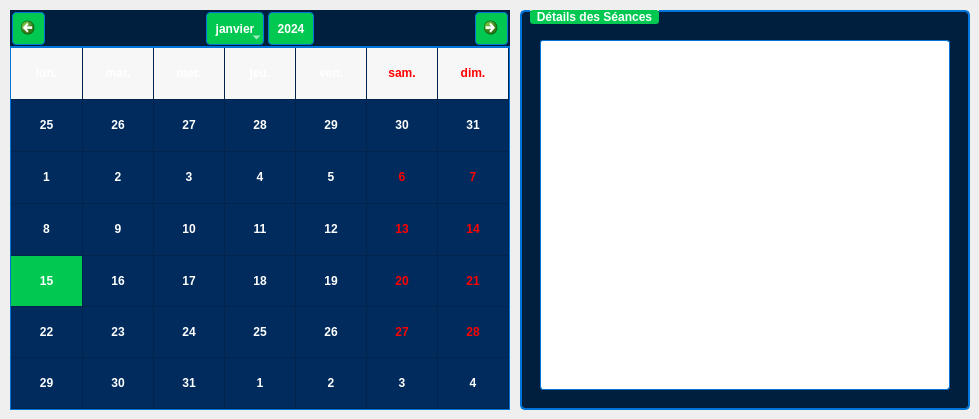
       <widget class="QWidget" name="tab_11">
        <attribute name="title">
         <string>Calendrier</string>
        </attribute>
        <widget class="QCalendarWidget" name="calendar_s">
         <property name="geometry">
          <rect>
           <x>10</x>
           <y>10</y>
           <width>500</width>
           <height>400</height>
          </rect>
         </property>
         <property name="styleSheet">
          <string notr="true">/* Main Calendar Widget */
QCalendarWidget {
    background-color: #001F3F;
    color: #FFFFFF;
    border: 2px solid #0074D9;
    border-radius: 8px;
    font-family: Arial, sans-serif;
    font-size: 12px;
}

/* Calendar Grid (Days) */
QCalendarWidget QAbstractItemView {
    background-color: #002B5C;
    color: #FFFFFF;
    selection-background-color: #00C851;
    selection-color: #FFFFFF;
    border: none;
    outline: none;
    font-weight: bold;
}

QCalendarWidget QAbstractItemView:enabled {
    color: #FFFFFF;
    background-color: #002B5C;
}

/* Navigation Bar (Month/Year) */
QCalendarWidget QWidget#qt_calendar_navigationbar {
    background-color: #001F3F;
    color: #FFFFFF;
    border-bottom: 1px solid #0074D9;
}

/* Navigation Buttons (Previous/Next Month) */
QCalendarWidget QToolButton {
    background-color: #00C851;
    color: #FFFFFF;
    border: 1px solid #0074D9;
    border-radius: 4px;
    margin: 2px;
    padding: 4px;
    font-weight: bold;
    min-width: 20px;
    min-height: 20px;
}

QCalendarWidget QToolButton:hover {
    background-color: #00E676;
    color: #000000;
    transform: scale(1.05);
}

QCalendarWidget QToolButton:pressed {
    background-color: #00B140;
    color: #FFFFFF;
}

/* Month/Year Labels */
QCalendarWidget QLabel {
    color: #FFFFFF;
    font-weight: bold;
    font-size: 14px;
}

/* Spinbox for year */
QCalendarWidget QSpinBox {
    background-color: #002B5C;
    color: #FFFFFF;
    border: 1px solid #0074D9;
    border-radius: 3px;
    padding: 2px;
    font-weight: bold;
}

QCalendarWidget QSpinBox:focus {
    border: 2px solid #00C851;
}

/* Day names header */
QCalendarWidget QWidget#qt_calendar_calendarview {
    background-color: #002B5C;
    border: 1px solid #0074D9;
}

/* Weekend days styling */
QCalendarWidget QAbstractItemView:item {
    padding: 4px;
    border: none;
}

/* Today's date highlighting */
QCalendarWidget QAbstractItemView:item:selected {
    background-color: #00C851;
    color: #FFFFFF;
    font-weight: bold;
    border: 2px solid #FFFFFF;
    border-radius: 4px;
}</string>
         </property>
         <property name="locale">
          <locale language="French" country="France"/>
         </property>
         <property name="firstDayOfWeek">
          <enum>Qt::DayOfWeek::Monday</enum>
         </property>
         <property name="gridVisible">
          <bool>true</bool>
         </property>
         <property name="selectionMode">
          <enum>QCalendarWidget::SelectionMode::SingleSelection</enum>
         </property>
         <property name="horizontalHeaderFormat">
          <enum>QCalendarWidget::HorizontalHeaderFormat::ShortDayNames</enum>
         </property>
         <property name="verticalHeaderFormat">
          <enum>QCalendarWidget::VerticalHeaderFormat::NoVerticalHeader</enum>
         </property>
         <property name="navigationBarVisible">
          <bool>true</bool>
         </property>
         <property name="dateEditEnabled">
          <bool>true</bool>
         </property>
        </widget>
        <widget class="QGroupBox" name="Details_s">
         <property name="geometry">
          <rect>
           <x>520</x>
           <y>10</y>
           <width>450</width>
           <height>400</height>
          </rect>
         </property>
         <property name="styleSheet">
          <string notr="true">QGroupBox {
    font-weight: bold;
    border: 2px solid #0074D9;
    border-radius: 5px;
    margin-top: 1ex;
    background-color: #001F3F;
    color: #FFFFFF;
}
QGroupBox::title {
    subcontrol-origin: margin;
    left: 10px;
    padding: 0 5px 0 5px;
    color: #FFFFFF;
    background-color: #00C851;
    border-radius: 3px;
}</string>
         </property>
         <property name="title">
          <string>Détails des Séances</string>
         </property>
         <widget class="QListWidget" name="listWidget_sessions">
          <property name="geometry">
           <rect>
            <x>20</x>
            <y>30</y>
            <width>410</width>
            <height>350</height>
           </rect>
          </property>
          <property name="styleSheet">
           <string notr="true">QListWidget {
    background-color: white;
    color: #000000;
    border: 1px solid #0074D9;
    border-radius: 3px;
    padding: 5px;
}

QListWidget::item {
    padding: 8px;
    border-bottom: 1px solid #E0E0E0;
}

QListWidget::item:selected {
    background-color: #00C851;
    color: #FFFFFF;
}</string>
          </property>
         </widget>
        </widget>
       </widget>
